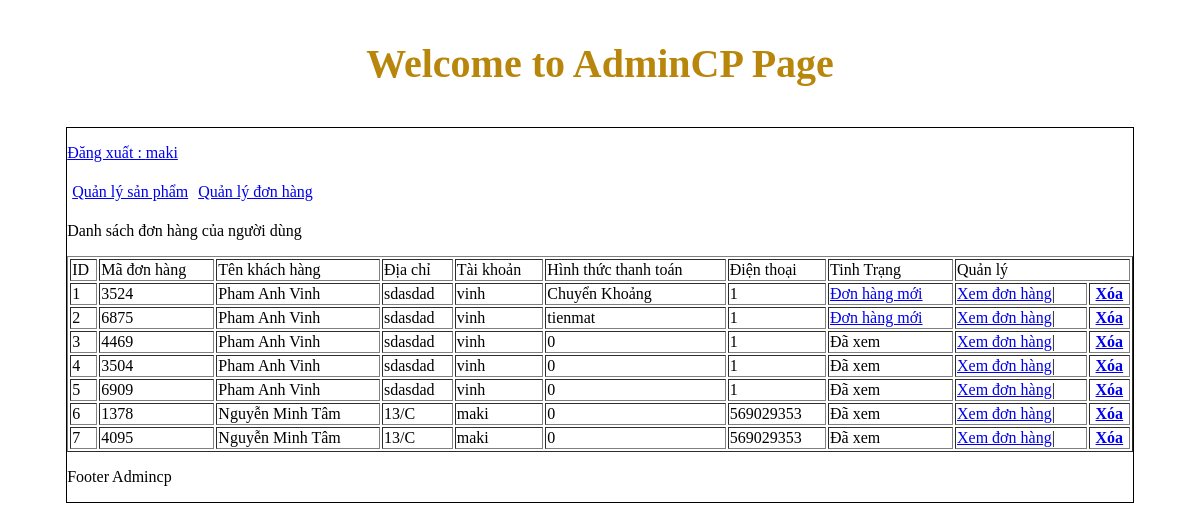
/admincp/index.php?action=quanlydonhang&query=them (signed in), run on an earlier commit of the app's database.
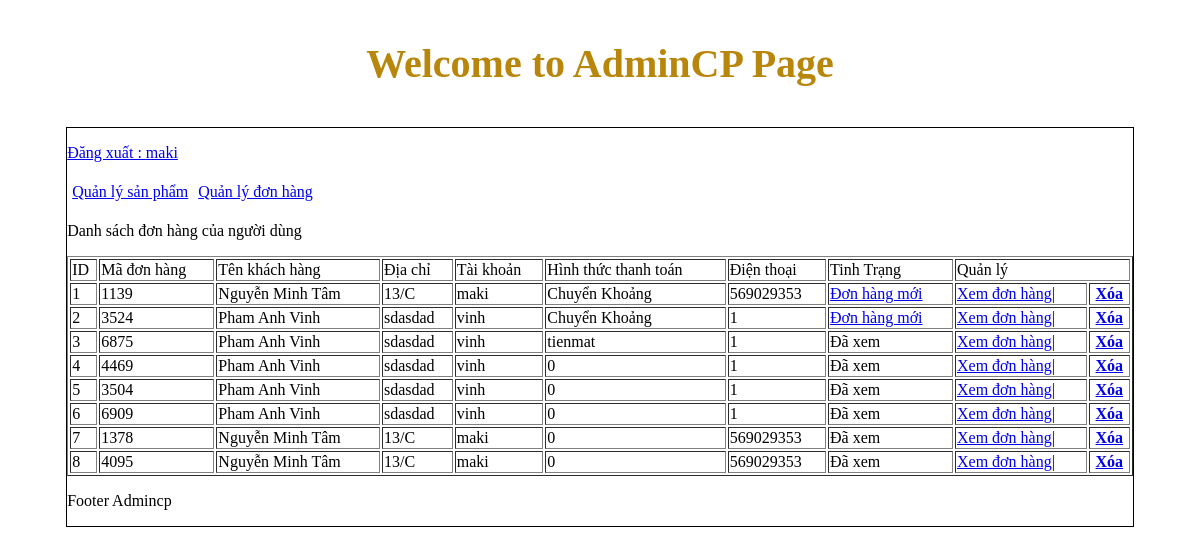
And on a later commit of the database.
### tables this page shows
CREATE TABLE `tbl_giohang` (
  `id_cart` int(11) NOT NULL,
  `id_khachhang` int(11) NOT NULL,
  `code_cart` varchar(11) NOT NULL,
  `cart_status` int(11) NOT NULL,
  `cart_payment` varchar(100) NOT NULL
);

CREATE TABLE `tbl_dangky` (
  `id_khachhang` int(11) NOT NULL,
  `hovaten` varchar(250) NOT NULL,
  `taikhoan` varchar(100) NOT NULL,
  `matkhau` varchar(100) NOT NULL,
  `sodienthoai` int(11) NOT NULL,
  `email` varchar(100) NOT NULL,
  `diachi` text NOT NULL,
  `chucvu` int(11) NOT NULL DEFAULT '0'
);

### admincp/modules/quanlydonhang/lietke.php (the view)
<?php
    $sql_lietke_dh="SELECT * FROM tbl_giohang ,tbl_dangky  WHERE tbl_giohang.id_khachhang=tbl_dangky.id_khachhang ORDER BY id_cart DESC";
    $result_lietke_dh= mysqli_query($connect,$sql_lietke_dh);
?>
<p>Danh sách đơn hàng của người dùng</p>
 <table style="width: 100%;" border="1" style="border-collapse:collapse;">
     <tr>
         <td>ID</td>
         <td>Mã đơn hàng</td>
         <td>Tên khách hàng</td>
         <td>Địa chỉ</td>
         <td>Tài khoản</td>
         <td>Hình thức thanh toán</td>
         <td>Điện thoại</td>
         <td>Tinh Trạng </td>
         <td colspan="2">Quản lý </td>
     </tr>
     <?php
    $i=0;
    while($row=mysqli_fetch_array($result_lietke_dh)){
        $i++;
     ?>
     <tr>
         <td><?php echo $i ?></td>
         <td><?php echo $row['code_cart'] ?></td>
         <td><?php echo $row['hovaten']?></td>
         <td><?php echo $row['diachi']?></td>
         <td><?php echo $row['taikhoan']?></td>
         <td><?php echo $row['cart_payment']?></td>
         <td><?php echo $row['sodienthoai']?></td>
         <td>
    	<?php if($row['cart_status']==1){
    		echo '<a href="modules/quanlydonhang/xuly.php?code='.$row['code_cart'].'">Đơn hàng mới</a>';
    	}else{
    		echo 'Đã xem';
    	}
    	?>
    </td>
         <td>
            <a href="index.php?action=quanlydonhang&query=xemdonhang&code=<?php echo $row['code_cart']?>">Xem đơn hàng</a>|
            <th><a href="modules/quanlydonhang/xuly.php?iddonhang=<?php echo $row['code_cart']?>">Xóa</a></th>
         </td>
     </tr>
     <?php
    }
    ?>
 </table>

What changed in the data, as far as the page shows it:
added tbl_giohang: code_cart "1139", id_khachhang.hovaten "Nguyễn Minh Tâm", id_khachhang.diachi "13/C", id_khachhang.taikhoan "maki", cart_payment "Chuyển Khoảng", id_khachhang.sodienthoai "569029353"
changed tbl_giohang "tienmat": cart_status "Đơn hàng mới" → "Đã xem"
